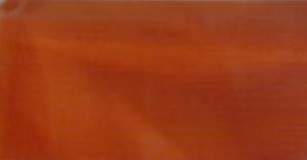
%> input picture MATLAB/Color_Samples_001/Orange1.jpg, 307 x 160 px
$ octave Color_001.m   (GNU Octave 9; MATLAB toolbox functions it lacks are replaced by stand-ins)
%> lines starting %> are read from the running program, lines starting %| are printed output that depends on the picture
clear
close all;
clc

%%%%%%%%%%%%%%%%%%%% VERSION 1 %%%%%%%%%%%%%%%%%%%%

%Variables
Orange1 = imread('Orange1.jpg');
%> Orange1 is the input picture: size 160x307x3 uint8; mean R, G, B 154.7, 58.7, 23.4
line = [0 0.1];

%Mean & Standard Deviation
r_mean = mean(mean(Orange1(:,:,1)));
%> r_mean = 154.7
g_mean = mean(mean(Orange1(:,:,2)));
%> g_mean = 58.7
b_mean = mean(mean(Orange1(:,:,3)));
%> b_mean = 23.42
r_sd = std2(Orange1(:,:,1));
%> r_sd = 5.63
g_sd = std2(Orange1(:,:,2));
%> g_sd = 6.02
b_sd = std2(Orange1(:,:,3));
%> b_sd = 7.87

%RGB High & Low Values
%(based on 2 SD)
r_high = r_mean + 2*r_sd;
%> r_high = 166
r_low = r_mean - 2*r_sd;
%> r_low = 143.5
g_high = g_mean + 2*g_sd;
%> g_high = 70.75
g_low = g_mean - 2*g_sd;
%> g_low = 46.65
b_high = b_mean + 2*b_sd;
%> b_high = 39.17
b_low = b_mean - 2*b_sd;
%> b_low = 7.67

%RGB Plot
figure(1);
hold on;
x = histogram(Orange1(:,:,1),'FaceColor','r','Normalization','probability');
histogram(Orange1(:,:,2),'FaceColor','g','Normalization','probability');
histogram(Orange1(:,:,3),'FaceColor','b','Normalization','probability');
plot(r_low*ones(2,1),line,'color','k','linewidth',2); % r_low line
plot(r_high*ones(2,1),line,'color','k','linewidth',2); % r_high line
plot(g_low*ones(2,1),line,'color','k','linewidth',2); % g_low line
plot(g_high*ones(2,1),line,'color','k','linewidth',2); % g_high line
plot(b_low*ones(2,1),line,'color','k','linewidth',2); % b_low line
plot(b_high*ones(2,1),line,'color','k','linewidth',2); % b_high line
legend('r','g','b');
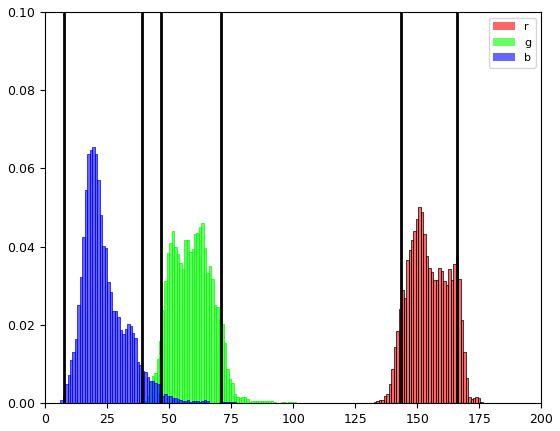
%> figure redrawn from the program's plot data; tallest bar 0.0502 high, from x = 150.5 to 151.5; tallest bar 0.0461 high, from x = 63 to 64; tallest bar 0.0656 high, from x = 19 to 20

$ run again, with MATLAB/Color_Samples_001/Orange2.jpg copied over MATLAB/Color_Samples_001/Orange1.jpg
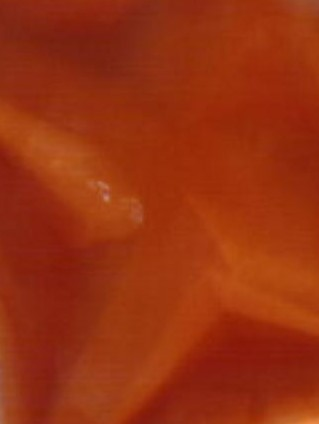
%> input picture MATLAB/Color_Samples_001/Orange2.jpg, 319 x 424 px
%> Orange1 is the input picture: size 424x319x3 uint8; mean R, G, B 152.2, 49.2, 15.6
%> r_mean = 152.2
%> g_mean = 49.2
%> b_mean = 15.64
%> r_sd = 9.69
%> g_sd = 9.95
%> b_sd = 4.88
%> r_high = 171.6
%> r_low = 132.8
%> g_high = 69.09
%> g_low = 29.31
%> b_high = 25.39
%> b_low = 5.89
%> `legend('r','g','b');`:
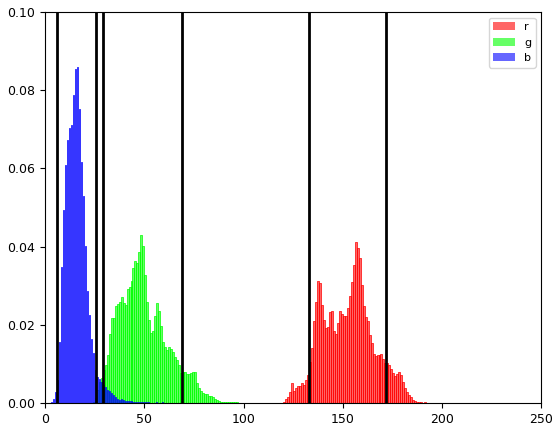
%> figure redrawn from the program's plot data; tallest bar 0.0412 high, from x = 156 to 157; tallest bar 0.0431 high, from x = 48 to 49; tallest bar 0.0858 high, from x = 16 to 16.5

$ run again, with MATLAB/Color_Samples_001/Orange3.jpg copied over MATLAB/Color_Samples_001/Orange1.jpg
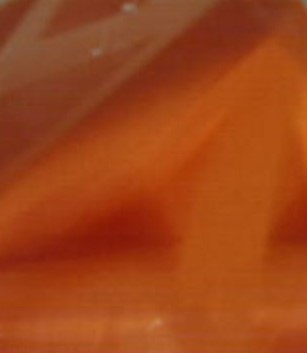
%> input picture MATLAB/Color_Samples_001/Orange3.jpg, 307 x 353 px
%> Orange1 is the input picture: size 353x307x3 uint8; mean R, G, B 158.9, 68.5, 25.1
%> r_mean = 158.9
%> g_mean = 68.51
%> b_mean = 25.1
%> r_sd = 12.26
%> g_sd = 9.34
%> b_sd = 9.5
%> r_high = 183.4
%> r_low = 134.3
%> g_high = 87.19
%> g_low = 49.83
%> b_high = 44.1
%> b_low = 6.09
%> `legend('r','g','b');`:
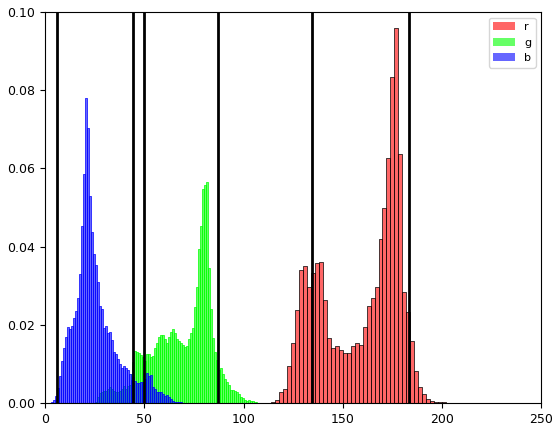
%> figure redrawn from the program's plot data; tallest bar 0.0959 high, from x = 176 to 178; tallest bar 0.0565 high, from x = 81 to 82; tallest bar 0.0779 high, from x = 20 to 21

$ run again, with MATLAB/Color_Samples_001/Orange4.jpg copied over MATLAB/Color_Samples_001/Orange1.jpg
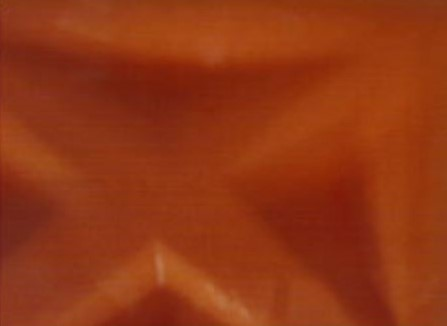
%> input picture MATLAB/Color_Samples_001/Orange4.jpg, 447 x 326 px
%> Orange1 is the input picture: size 326x447x3 uint8; mean R, G, B 145.9, 54.5, 19.9
%> r_mean = 145.9
%> g_mean = 54.54
%> b_mean = 19.95
%> r_sd = 8.64
%> g_sd = 8.15
%> b_sd = 5.43
%> r_high = 163.2
%> r_low = 128.6
%> g_high = 70.85
%> g_low = 38.24
%> b_high = 30.8
%> b_low = 9.1
%> `legend('r','g','b');`:
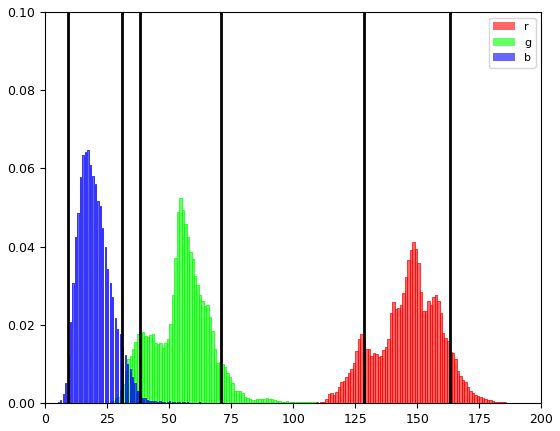
%> figure redrawn from the program's plot data; tallest bar 0.0412 high, from x = 148 to 149; tallest bar 0.0525 high, from x = 54 to 55; tallest bar 0.0647 high, from x = 17 to 17.5
